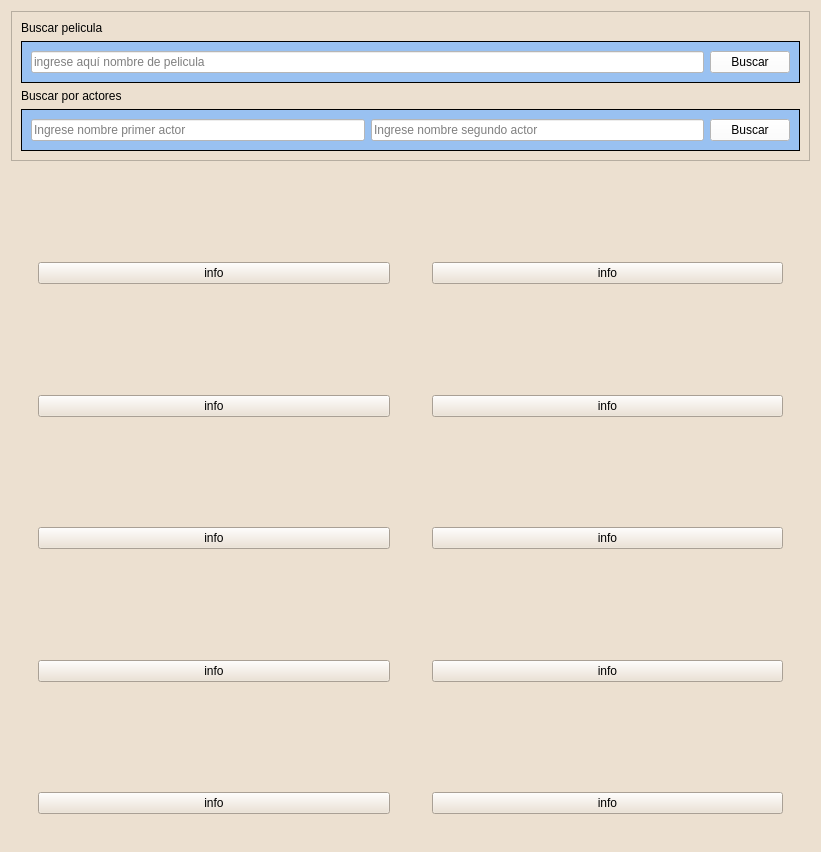
<?xml version="1.0" encoding="UTF-8"?>
<ui version="4.0">
 <class>ventana_principal</class>
 <widget class="QWidget" name="ventana_principal">
  <property name="geometry">
   <rect>
    <x>0</x>
    <y>0</y>
    <width>821</width>
    <height>852</height>
   </rect>
  </property>
  <property name="windowTitle">
   <string>Peliculas argentinas</string>
  </property>
  <property name="styleSheet">
   <string notr="true">background-color: rgb(236, 224, 208);</string>
  </property>
  <layout class="QVBoxLayout" name="verticalLayout_3">
   <item>
    <widget class="QFrame" name="busquedas">
     <property name="frameShape">
      <enum>QFrame::Shape::StyledPanel</enum>
     </property>
     <property name="frameShadow">
      <enum>QFrame::Shadow::Raised</enum>
     </property>
     <layout class="QVBoxLayout" name="verticalLayout">
      <item>
       <widget class="QLabel" name="titulo_busqueda_pelicula">
        <property name="text">
         <string>Buscar pelicula</string>
        </property>
       </widget>
      </item>
      <item>
       <widget class="QFrame" name="busqueda_pelicula">
        <property name="styleSheet">
         <string notr="true">background-color: rgb(153, 193, 241);</string>
        </property>
        <property name="frameShape">
         <enum>QFrame::Shape::Box</enum>
        </property>
        <property name="frameShadow">
         <enum>QFrame::Shadow::Plain</enum>
        </property>
        <layout class="QHBoxLayout" name="horizontalLayout">
         <item>
          <widget class="QLineEdit" name="texto_busqueda_pelicula">
           <property name="styleSheet">
            <string notr="true">background-color: rgb(255, 255, 255);</string>
           </property>
           <property name="placeholderText">
            <string>ingrese aquí nombre de pelicula</string>
           </property>
          </widget>
         </item>
         <item>
          <widget class="QPushButton" name="boton_buscar_pelicula">
           <property name="styleSheet">
            <string notr="true">background-color: rgb(255, 255, 255);</string>
           </property>
           <property name="text">
            <string>Buscar</string>
           </property>
          </widget>
         </item>
        </layout>
       </widget>
      </item>
      <item>
       <widget class="QLabel" name="titulo_busqueda_actores">
        <property name="text">
         <string>Buscar por actores</string>
        </property>
       </widget>
      </item>
      <item>
       <widget class="QFrame" name="busqueda_actores">
        <property name="styleSheet">
         <string notr="true">background-color: rgb(153, 193, 241);</string>
        </property>
        <property name="frameShape">
         <enum>QFrame::Shape::Box</enum>
        </property>
        <property name="frameShadow">
         <enum>QFrame::Shadow::Plain</enum>
        </property>
        <layout class="QHBoxLayout" name="horizontalLayout_2">
         <item>
          <widget class="QLineEdit" name="texto_nombre_primer_actor">
           <property name="styleSheet">
            <string notr="true">background-color: rgb(255, 255, 255);</string>
           </property>
           <property name="placeholderText">
            <string>Ingrese nombre primer actor </string>
           </property>
          </widget>
         </item>
         <item>
          <widget class="QLineEdit" name="texto_nombre_segundo_actor">
           <property name="styleSheet">
            <string notr="true">background-color: rgb(255, 255, 255);</string>
           </property>
           <property name="placeholderText">
            <string>Ingrese nombre segundo actor</string>
           </property>
          </widget>
         </item>
         <item>
          <widget class="QPushButton" name="boton_buscar_actores">
           <property name="styleSheet">
            <string notr="true">background-color: rgb(255, 255, 255);</string>
           </property>
           <property name="text">
            <string>Buscar</string>
           </property>
          </widget>
         </item>
        </layout>
       </widget>
      </item>
     </layout>
    </widget>
   </item>
   <item>
    <widget class="QFrame" name="catalogo_peliculas">
     <property name="sizePolicy">
      <sizepolicy hsizetype="Preferred" vsizetype="Expanding">
       <horstretch>0</horstretch>
       <verstretch>0</verstretch>
      </sizepolicy>
     </property>
     <layout class="QGridLayout" name="gridLayout">
      <item row="3" column="0">
       <widget class="QFrame" name="posicion_pelicula_siete">
        <property name="sizePolicy">
         <sizepolicy hsizetype="Expanding" vsizetype="Expanding">
          <horstretch>0</horstretch>
          <verstretch>0</verstretch>
         </sizepolicy>
        </property>
        <property name="frameShape">
         <enum>QFrame::Shape::NoFrame</enum>
        </property>
        <property name="frameShadow">
         <enum>QFrame::Shadow::Raised</enum>
        </property>
        <layout class="QVBoxLayout" name="verticalLayout_19">
         <item>
          <widget class="QFrame" name="septima_pelicula_catalogo">
           <property name="sizePolicy">
            <sizepolicy hsizetype="Preferred" vsizetype="Preferred">
             <horstretch>0</horstretch>
             <verstretch>0</verstretch>
            </sizepolicy>
           </property>
           <property name="frameShape">
            <enum>QFrame::Shape::NoFrame</enum>
           </property>
           <property name="frameShadow">
            <enum>QFrame::Shadow::Raised</enum>
           </property>
           <layout class="QVBoxLayout" name="verticalLayout_18">
            <item>
             <widget class="QLabel" name="imagen_pelicula_siete">
              <property name="sizePolicy">
               <sizepolicy hsizetype="Preferred" vsizetype="Preferred">
                <horstretch>0</horstretch>
                <verstretch>0</verstretch>
               </sizepolicy>
              </property>
              <property name="text">
               <string/>
              </property>
             </widget>
            </item>
            <item>
             <widget class="QPushButton" name="boton_nombre_pelicula_siete">
              <property name="text">
               <string>info</string>
              </property>
             </widget>
            </item>
           </layout>
          </widget>
         </item>
        </layout>
       </widget>
      </item>
      <item row="0" column="1">
       <widget class="QFrame" name="posicion_pelicula_dos">
        <property name="frameShape">
         <enum>QFrame::Shape::NoFrame</enum>
        </property>
        <property name="frameShadow">
         <enum>QFrame::Shadow::Raised</enum>
        </property>
        <layout class="QVBoxLayout" name="verticalLayout_6">
         <item>
          <widget class="QFrame" name="segunda_pelicula_catalogo">
           <property name="sizePolicy">
            <sizepolicy hsizetype="Expanding" vsizetype="Expanding">
             <horstretch>0</horstretch>
             <verstretch>0</verstretch>
            </sizepolicy>
           </property>
           <property name="frameShape">
            <enum>QFrame::Shape::NoFrame</enum>
           </property>
           <property name="frameShadow">
            <enum>QFrame::Shadow::Raised</enum>
           </property>
           <layout class="QVBoxLayout" name="verticalLayout_5">
            <item>
             <widget class="QLabel" name="imagen_pelicula_dos">
              <property name="sizePolicy">
               <sizepolicy hsizetype="Preferred" vsizetype="Preferred">
                <horstretch>0</horstretch>
                <verstretch>0</verstretch>
               </sizepolicy>
              </property>
              <property name="text">
               <string/>
              </property>
             </widget>
            </item>
            <item>
             <widget class="QPushButton" name="boton_nombre_pelicula_dos">
              <property name="text">
               <string>info</string>
              </property>
             </widget>
            </item>
           </layout>
          </widget>
         </item>
        </layout>
       </widget>
      </item>
      <item row="0" column="0">
       <widget class="QFrame" name="posicion_pelicula_uno">
        <property name="frameShape">
         <enum>QFrame::Shape::NoFrame</enum>
        </property>
        <property name="frameShadow">
         <enum>QFrame::Shadow::Raised</enum>
        </property>
        <layout class="QVBoxLayout" name="verticalLayout_4">
         <item>
          <widget class="QFrame" name="primer_pelicula_catalogo">
           <property name="sizePolicy">
            <sizepolicy hsizetype="Expanding" vsizetype="Expanding">
             <horstretch>0</horstretch>
             <verstretch>0</verstretch>
            </sizepolicy>
           </property>
           <property name="frameShape">
            <enum>QFrame::Shape::NoFrame</enum>
           </property>
           <property name="frameShadow">
            <enum>QFrame::Shadow::Raised</enum>
           </property>
           <layout class="QVBoxLayout" name="verticalLayout_2">
            <item>
             <widget class="QLabel" name="imagen_pelicula_uno">
              <property name="sizePolicy">
               <sizepolicy hsizetype="Preferred" vsizetype="Preferred">
                <horstretch>0</horstretch>
                <verstretch>0</verstretch>
               </sizepolicy>
              </property>
              <property name="text">
               <string/>
              </property>
             </widget>
            </item>
            <item>
             <widget class="QPushButton" name="boton_nombre_pelicula_uno">
              <property name="text">
               <string>info</string>
              </property>
             </widget>
            </item>
           </layout>
          </widget>
         </item>
        </layout>
       </widget>
      </item>
      <item row="2" column="1">
       <widget class="QFrame" name="posicion_pelicula_seis">
        <property name="sizePolicy">
         <sizepolicy hsizetype="Expanding" vsizetype="Expanding">
          <horstretch>0</horstretch>
          <verstretch>0</verstretch>
         </sizepolicy>
        </property>
        <property name="frameShape">
         <enum>QFrame::Shape::NoFrame</enum>
        </property>
        <property name="frameShadow">
         <enum>QFrame::Shadow::Raised</enum>
        </property>
        <layout class="QVBoxLayout" name="verticalLayout_15">
         <item>
          <widget class="QFrame" name="sexta_pelicula_catalogo">
           <property name="sizePolicy">
            <sizepolicy hsizetype="Preferred" vsizetype="Preferred">
             <horstretch>0</horstretch>
             <verstretch>0</verstretch>
            </sizepolicy>
           </property>
           <property name="frameShape">
            <enum>QFrame::Shape::NoFrame</enum>
           </property>
           <property name="frameShadow">
            <enum>QFrame::Shadow::Raised</enum>
           </property>
           <layout class="QVBoxLayout" name="verticalLayout_14">
            <item>
             <widget class="QLabel" name="imagen_pelicula_seis">
              <property name="sizePolicy">
               <sizepolicy hsizetype="Preferred" vsizetype="Preferred">
                <horstretch>0</horstretch>
                <verstretch>0</verstretch>
               </sizepolicy>
              </property>
              <property name="text">
               <string/>
              </property>
             </widget>
            </item>
            <item>
             <widget class="QPushButton" name="boton_nombre_pelicula_seis">
              <property name="text">
               <string>info</string>
              </property>
             </widget>
            </item>
           </layout>
          </widget>
         </item>
        </layout>
       </widget>
      </item>
      <item row="4" column="1">
       <widget class="QFrame" name="posicion_pelicula_diez">
        <property name="sizePolicy">
         <sizepolicy hsizetype="Expanding" vsizetype="Expanding">
          <horstretch>0</horstretch>
          <verstretch>0</verstretch>
         </sizepolicy>
        </property>
        <property name="frameShape">
         <enum>QFrame::Shape::NoFrame</enum>
        </property>
        <property name="frameShadow">
         <enum>QFrame::Shadow::Raised</enum>
        </property>
        <layout class="QVBoxLayout" name="verticalLayout_25">
         <item>
          <widget class="QFrame" name="decima_pelicula_catalogo">
           <property name="sizePolicy">
            <sizepolicy hsizetype="MinimumExpanding" vsizetype="Preferred">
             <horstretch>0</horstretch>
             <verstretch>0</verstretch>
            </sizepolicy>
           </property>
           <property name="frameShape">
            <enum>QFrame::Shape::NoFrame</enum>
           </property>
           <property name="frameShadow">
            <enum>QFrame::Shadow::Raised</enum>
           </property>
           <layout class="QVBoxLayout" name="verticalLayout_24">
            <item>
             <widget class="QLabel" name="imagen_pelicula_diez">
              <property name="sizePolicy">
               <sizepolicy hsizetype="Preferred" vsizetype="Preferred">
                <horstretch>0</horstretch>
                <verstretch>0</verstretch>
               </sizepolicy>
              </property>
              <property name="text">
               <string/>
              </property>
             </widget>
            </item>
            <item>
             <widget class="QPushButton" name="boton_nombre_pelicula_diez">
              <property name="text">
               <string>info</string>
              </property>
             </widget>
            </item>
           </layout>
          </widget>
         </item>
        </layout>
       </widget>
      </item>
      <item row="2" column="0">
       <widget class="QFrame" name="posicion_pelicula_cinco">
        <property name="sizePolicy">
         <sizepolicy hsizetype="Expanding" vsizetype="Expanding">
          <horstretch>0</horstretch>
          <verstretch>0</verstretch>
         </sizepolicy>
        </property>
        <property name="frameShape">
         <enum>QFrame::Shape::NoFrame</enum>
        </property>
        <property name="frameShadow">
         <enum>QFrame::Shadow::Raised</enum>
        </property>
        <layout class="QVBoxLayout" name="verticalLayout_10">
         <item>
          <widget class="QFrame" name="quinta_pelicula_catalogo">
           <property name="sizePolicy">
            <sizepolicy hsizetype="Preferred" vsizetype="Preferred">
             <horstretch>0</horstretch>
             <verstretch>0</verstretch>
            </sizepolicy>
           </property>
           <property name="frameShape">
            <enum>QFrame::Shape::NoFrame</enum>
           </property>
           <property name="frameShadow">
            <enum>QFrame::Shadow::Raised</enum>
           </property>
           <layout class="QVBoxLayout" name="verticalLayout_20">
            <item>
             <widget class="QLabel" name="imagen_pelicula_cinco">
              <property name="sizePolicy">
               <sizepolicy hsizetype="Preferred" vsizetype="Preferred">
                <horstretch>0</horstretch>
                <verstretch>0</verstretch>
               </sizepolicy>
              </property>
              <property name="text">
               <string/>
              </property>
             </widget>
            </item>
            <item>
             <widget class="QPushButton" name="boton_nombre_pelicula_cinco">
              <property name="text">
               <string>info</string>
              </property>
             </widget>
            </item>
           </layout>
          </widget>
         </item>
        </layout>
       </widget>
      </item>
      <item row="4" column="0">
       <widget class="QFrame" name="posicion_pelicula_nueve">
        <property name="sizePolicy">
         <sizepolicy hsizetype="Expanding" vsizetype="Expanding">
          <horstretch>0</horstretch>
          <verstretch>0</verstretch>
         </sizepolicy>
        </property>
        <property name="frameShape">
         <enum>QFrame::Shape::NoFrame</enum>
        </property>
        <property name="frameShadow">
         <enum>QFrame::Shadow::Raised</enum>
        </property>
        <layout class="QVBoxLayout" name="verticalLayout_23">
         <item>
          <widget class="QFrame" name="novena_pelicula_catalogo">
           <property name="sizePolicy">
            <sizepolicy hsizetype="MinimumExpanding" vsizetype="Preferred">
             <horstretch>0</horstretch>
             <verstretch>0</verstretch>
            </sizepolicy>
           </property>
           <property name="frameShape">
            <enum>QFrame::Shape::NoFrame</enum>
           </property>
           <property name="frameShadow">
            <enum>QFrame::Shadow::Raised</enum>
           </property>
           <layout class="QVBoxLayout" name="verticalLayout_22">
            <item>
             <widget class="QLabel" name="imagen_pelicula_nueve">
              <property name="sizePolicy">
               <sizepolicy hsizetype="Preferred" vsizetype="Preferred">
                <horstretch>0</horstretch>
                <verstretch>0</verstretch>
               </sizepolicy>
              </property>
              <property name="text">
               <string/>
              </property>
             </widget>
            </item>
            <item>
             <widget class="QPushButton" name="boton_nombre_pelicula_nueve">
              <property name="text">
               <string>info</string>
              </property>
             </widget>
            </item>
           </layout>
          </widget>
         </item>
        </layout>
       </widget>
      </item>
      <item row="1" column="0">
       <widget class="QFrame" name="posicion_pelicula_tres">
        <property name="sizePolicy">
         <sizepolicy hsizetype="Expanding" vsizetype="Expanding">
          <horstretch>0</horstretch>
          <verstretch>0</verstretch>
         </sizepolicy>
        </property>
        <property name="frameShape">
         <enum>QFrame::Shape::NoFrame</enum>
        </property>
        <property name="frameShadow">
         <enum>QFrame::Shadow::Raised</enum>
        </property>
        <layout class="QVBoxLayout" name="verticalLayout_11">
         <item>
          <widget class="QFrame" name="tercer_pelicula_catalogo">
           <property name="sizePolicy">
            <sizepolicy hsizetype="Preferred" vsizetype="Preferred">
             <horstretch>0</horstretch>
             <verstretch>0</verstretch>
            </sizepolicy>
           </property>
           <property name="frameShape">
            <enum>QFrame::Shape::NoFrame</enum>
           </property>
           <property name="frameShadow">
            <enum>QFrame::Shadow::Raised</enum>
           </property>
           <layout class="QVBoxLayout" name="verticalLayout_9">
            <item>
             <widget class="QLabel" name="imagen_pelicula_tres">
              <property name="sizePolicy">
               <sizepolicy hsizetype="Preferred" vsizetype="Preferred">
                <horstretch>0</horstretch>
                <verstretch>0</verstretch>
               </sizepolicy>
              </property>
              <property name="text">
               <string/>
              </property>
             </widget>
            </item>
            <item>
             <widget class="QPushButton" name="boton_nombre_pelicula_tres">
              <property name="text">
               <string>info</string>
              </property>
             </widget>
            </item>
           </layout>
          </widget>
         </item>
        </layout>
       </widget>
      </item>
      <item row="3" column="1">
       <widget class="QFrame" name="posicion_pelicula_ocho">
        <property name="sizePolicy">
         <sizepolicy hsizetype="Expanding" vsizetype="Expanding">
          <horstretch>0</horstretch>
          <verstretch>0</verstretch>
         </sizepolicy>
        </property>
        <property name="frameShape">
         <enum>QFrame::Shape::NoFrame</enum>
        </property>
        <property name="frameShadow">
         <enum>QFrame::Shadow::Raised</enum>
        </property>
        <layout class="QVBoxLayout" name="verticalLayout_8">
         <item>
          <widget class="QFrame" name="octava_pelicula_catalogo">
           <property name="sizePolicy">
            <sizepolicy hsizetype="Preferred" vsizetype="Preferred">
             <horstretch>0</horstretch>
             <verstretch>0</verstretch>
            </sizepolicy>
           </property>
           <property name="frameShape">
            <enum>QFrame::Shape::NoFrame</enum>
           </property>
           <property name="frameShadow">
            <enum>QFrame::Shadow::Raised</enum>
           </property>
           <layout class="QVBoxLayout" name="verticalLayout_21">
            <item>
             <widget class="QLabel" name="imagen_pelicula_ocho">
              <property name="sizePolicy">
               <sizepolicy hsizetype="Preferred" vsizetype="Preferred">
                <horstretch>0</horstretch>
                <verstretch>0</verstretch>
               </sizepolicy>
              </property>
              <property name="text">
               <string/>
              </property>
             </widget>
            </item>
            <item>
             <widget class="QPushButton" name="boton_nombre_pelicula_ocho">
              <property name="text">
               <string>info</string>
              </property>
             </widget>
            </item>
           </layout>
          </widget>
         </item>
        </layout>
       </widget>
      </item>
      <item row="1" column="1">
       <widget class="QFrame" name="posicion_pelicula_cuatro">
        <property name="sizePolicy">
         <sizepolicy hsizetype="Expanding" vsizetype="Expanding">
          <horstretch>0</horstretch>
          <verstretch>0</verstretch>
         </sizepolicy>
        </property>
        <property name="frameShape">
         <enum>QFrame::Shape::NoFrame</enum>
        </property>
        <property name="frameShadow">
         <enum>QFrame::Shadow::Raised</enum>
        </property>
        <layout class="QVBoxLayout" name="verticalLayout_13">
         <item>
          <widget class="QFrame" name="cuarta_pelicula_catalogo">
           <property name="sizePolicy">
            <sizepolicy hsizetype="Preferred" vsizetype="Preferred">
             <horstretch>0</horstretch>
             <verstretch>0</verstretch>
            </sizepolicy>
           </property>
           <property name="frameShape">
            <enum>QFrame::Shape::NoFrame</enum>
           </property>
           <property name="frameShadow">
            <enum>QFrame::Shadow::Raised</enum>
           </property>
           <layout class="QVBoxLayout" name="verticalLayout_12">
            <item>
             <widget class="QLabel" name="imagen_pelicula_cuatro">
              <property name="sizePolicy">
               <sizepolicy hsizetype="Preferred" vsizetype="Preferred">
                <horstretch>0</horstretch>
                <verstretch>0</verstretch>
               </sizepolicy>
              </property>
              <property name="text">
               <string/>
              </property>
             </widget>
            </item>
            <item>
             <widget class="QPushButton" name="boton_nombre_pelicula_cuatro">
              <property name="text">
               <string>info</string>
              </property>
             </widget>
            </item>
           </layout>
          </widget>
         </item>
        </layout>
       </widget>
      </item>
     </layout>
    </widget>
   </item>
  </layout>
 </widget>
 <resources/>
 <connections/>
 <slots>
  <slot>_BuscadorPeliculas__buscar_por_titulo()</slot>
 </slots>
</ui>
